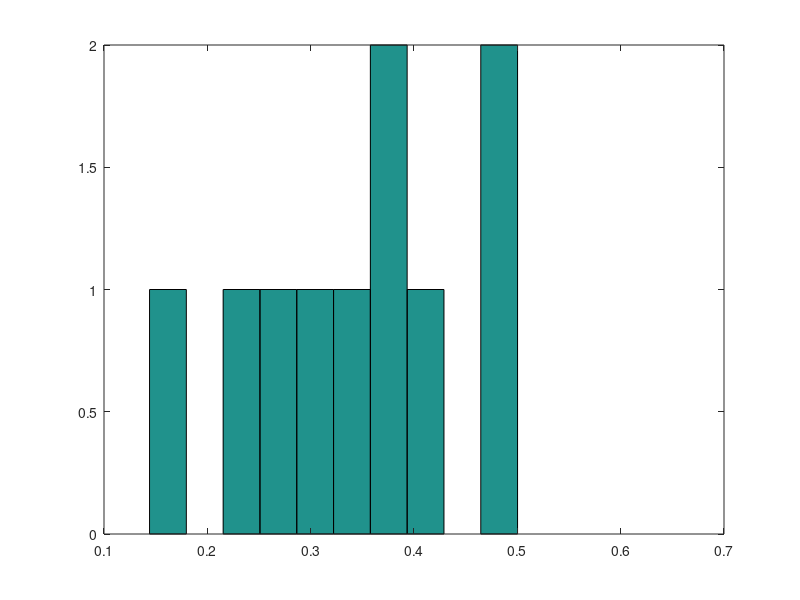

The MATLAB script that drew this image:
clc 
clear
k1=5;
k2=7;
L1=10;
L2=20;
n=10;
for j=1:n
    for i=1:k1
        u=rand;
        x1(i)=-L1*log(1-u);
    end 
    y1=sum(x1);
   
    for i=1:k2
        u=rand;
        x2(i)=-L2*log(1-u);
    end 
    y2=sum(x2);

    B(j)=y1/(y1+y2);
end 
B
mean(B)
hist(B)